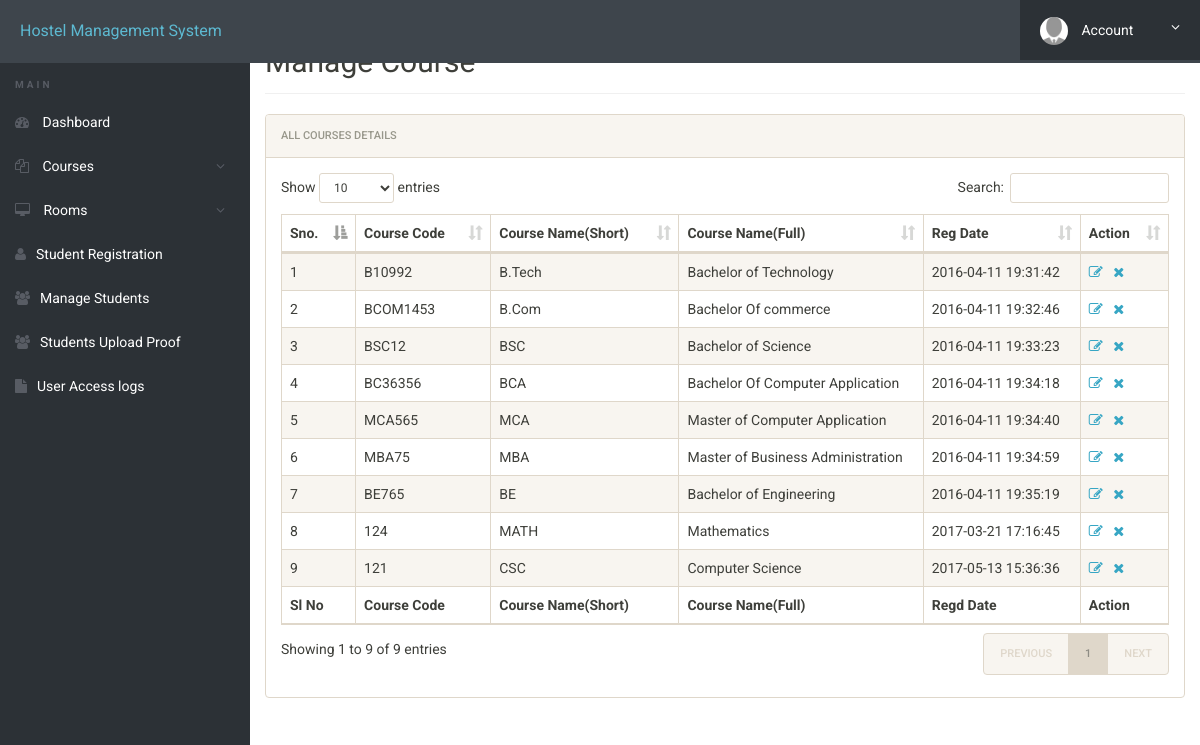
Screenshot of /admin/manage-courses.php (signed in) with the database file from the repository.
### tables this page shows
CREATE TABLE IF NOT EXISTS `courses` (
  `id` int(11) NOT NULL AUTO_INCREMENT,
  `course_code` varchar(255) NOT NULL,
  `course_sn` varchar(255) NOT NULL,
  `course_fn` varchar(255) NOT NULL,
  `posting_date` timestamp NOT NULL DEFAULT CURRENT_TIMESTAMP,
  PRIMARY KEY (`id`)
);

### admin/manage-courses.php (the view, shortened to what this page needs)
<?php
include('includes/config.php');
?>
<!doctype html>
<html lang="en" class="no-js">
<head>
	<link rel="stylesheet" href="css/font-awesome.min.css">
	<link rel="stylesheet" href="css/bootstrap.min.css">
	<link rel="stylesheet" href="css/dataTables.bootstrap.min.css">
	<link rel="stylesheet" href="css/bootstrap-social.css">
	<link rel="stylesheet" href="css/bootstrap-select.css">
	<link rel="stylesheet" href="css/fileinput.min.css">
	<link rel="stylesheet" href="css/awesome-bootstrap-checkbox.css">
	<link rel="stylesheet" href="css/style.css">
</head>
<body>
	<?php include('includes/header.php');?>
	<div class="ts-main-content">
			<?php include('includes/sidebar.php');?>
		<div class="content-wrapper">
			<div class="container-fluid">
				<div class="row">
					<div class="col-md-12">
						<h2 class="page-title">Manage Course</h2>
						<div class="panel panel-default">
							<div class="panel-heading">All Courses Details</div>
							<div class="panel-body">
								<table id="zctb" class="display table table-striped table-bordered table-hover" cellspacing="0" width="100%">
									<thead>
										<tr>
											<th>Sno.</th>
											<th>Course Code</th>
											<th>Course Name(Short)</th>
											<th>Course Name(Full)</th>
											<th>Reg Date </th>
											<th>Action</th>
										</tr>
									</thead>
									<tfoot>
										<tr>
											<th>Sl No</th>
											<th>Course Code</th>
											<th>Course Name(Short)</th>
											<th>Course Name(Full)</th>
											<th>Regd Date</th>
											<th>Action</th>										</tr>
									</tfoot>
									<tbody>
<?php
$ret="select * from courses";
$stmt= $mysqli->prepare($ret) ;
$stmt->execute() ;
$res=$stmt->get_result();
$cnt=1;
while($row=$res->fetch_object())
	  {
	  	?>
<tr><td><?php echo $cnt;;?></td>
<td><?php echo $row->course_code;?></td>
<td><?php echo $row->course_sn;?></td>
<td><?php echo $row->course_fn;?></td>
<td><?php echo $row->posting_date;?></td>
<td><a href="edit-course.php?id=<?php echo $row->id;?>"><i class="fa fa-edit"></i></a>&nbsp;&nbsp;
<a href="manage-courses.php?del=<?php echo $row->id;?>" onclick="return confirm("Do you want to delete");"><i class="fa fa-close"></i></a></td>
										</tr>
									<?php
$cnt=$cnt+1;
									 } ?>
									</tbody>
								</table>
							</div>
						</div>
					</div>
				</div>
			</div>
		</div>
	</div>
</body>
</html>

### admin/includes/header.php (shortened to what this page needs)
<div class="brand clearfix">
		<a href="#" class="logo" style="font-size:16px;">Hostel Management System</a>
		<ul class="ts-profile-nav">
			<li class="ts-account">
				<a href="#"><img src="img/ts-avatar.jpg" class="ts-avatar hidden-side" alt=""> Account <i class="fa fa-angle-down hidden-side"></i></a>
			</li>
		</ul>
	</div>

### admin/includes/sidebar.php (shortened to what this page needs)
<nav class="ts-sidebar">
			<ul class="ts-sidebar-menu">
				<li class="ts-label">Main</li>
				<li><a href="dashboard.php"><i class="fa fa-dashboard"></i> Dashboard</a></li>
					<li><a href="#"><i class="fa fa-files-o"></i> Courses</a>
				</li>
					<li><a href="#"><i class="fa fa-desktop"></i> Rooms</a>
				</li>
				<li><a href="registration.php"><i class="fa fa-user"></i>Student Registration</a></li>
				<li><a href="manage-students.php"><i class="fa fa-users"></i>Manage Students</a></li>
                <li><a href="studentupload.php"><i class="fa fa-users"></i>Students Upload Proof</a></li>
				<li><a href="access-log.php"><i class="fa fa-file"></i>User Access logs</a></li>
		</nav>

### admin/css/style.css (style rules this page uses)
html { font-size: 14px; }
@media only screen and (min-width: 480px) { html { font-size: 17px; } }
@media only screen and (min-width: 768px) { html { font-size: 14px; } }
body { font-size: 1em; }
a { color: #37a6c4; }
.panel { overflow: hidden; }
ul, li { margin: 0; padding: 0; list-style: none; }
.page-title { padding-bottom: 15px; margin-bottom: 20px; border-bottom: 1px solid #f0f0f0; }
.brand { background: #3e454c; position: relative; z-index: 3; position: fixed; width: 100%; top: 0; }
.brand .logo { box-sizing: border-box; padding: 20px; float: left; display: block; width: 200px; }
@media only screen and (min-width: 992px) { .brand .logo { width: 250px; } }
.brand .ts-profile-nav { float: right; display: none; }
.brand .ts-profile-nav li { float: left; position: relative; }
.brand .ts-profile-nav li a { display: block; padding: 20px; color: #fff; }
.brand .ts-profile-nav .ts-account .fa-angle-down { float: right; }
.brand .ts-profile-nav .ts-account > a { width: 180px; background: #2c3136; }
.brand .ts-profile-nav .ts-account .ts-avatar { border-radius: 50%; height: 28px; margin: -10px 0; margin-right: 10px; }
@media only screen and (min-width: 992px) { .brand .ts-profile-nav { display: block; } }
.ts-sidebar { background: #2c3136; max-height: 0; transition: max-height 0.3s; overflow: hidden; position: fixed; z-index: 2; width: 100%; bottom: 0; top: 60px; overflow-y: auto; }
@media only screen and (min-width: 992px) { .ts-sidebar { max-height: 100%; bottom: 0; } }
.ts-sidebar-menu .ts-label { color: #585c64; font-weight: bold; padding: 8px 15px; text-transform: uppercase; font-size: 10px; letter-spacing: 3px; margin-top: 10px; }
.ts-sidebar-menu a { display: block; text-decoration: none; padding: 12px 15px; color: #fff; }
.ts-sidebar-menu li { position: relative; }
.ts-sidebar-menu li i { color: #585c64; margin-right: 10px; }
.ts-main-content .content-wrapper { padding-top: 15px; margin-top: 10px; }
@media only screen and (min-width: 992px) { .ts-main-content .ts-sidebar { width: 250px; float: left; } }
@media only screen and (min-width: 992px) { .ts-main-content .content-wrapper { margin-left: 250px; } }

### rows the page displays
courses: course_code "B10992", course_sn "B.Tech", course_fn "Bachelor of Technology", posting_date "2016-04-11 19:31:42"
courses: course_code "BCOM1453", course_sn "B.Com", course_fn "Bachelor Of commerce", posting_date "2016-04-11 19:32:46"
courses: course_code "BSC12", course_sn "BSC", course_fn "Bachelor of Science", posting_date "2016-04-11 19:33:23"
courses: course_code "BC36356", course_sn "BCA", course_fn "Bachelor Of Computer Application", posting_date "2016-04-11 19:34:18"
courses: course_code "MCA565", course_sn "MCA", course_fn "Master of Computer Application", posting_date "2016-04-11 19:34:40"
courses: course_code "MBA75", course_sn "MBA", course_fn "Master of Business Administration", posting_date "2016-04-11 19:34:59"
courses: course_code "BE765", course_sn "BE", course_fn "Bachelor of Engineering", posting_date "2016-04-11 19:35:19"
courses: course_code "124", course_sn "MATH", course_fn "Mathematics", posting_date "2017-03-21 17:16:45"
courses: course_code "121", course_sn "CSC", course_fn "Computer Science", posting_date "2017-05-13 15:36:36"
